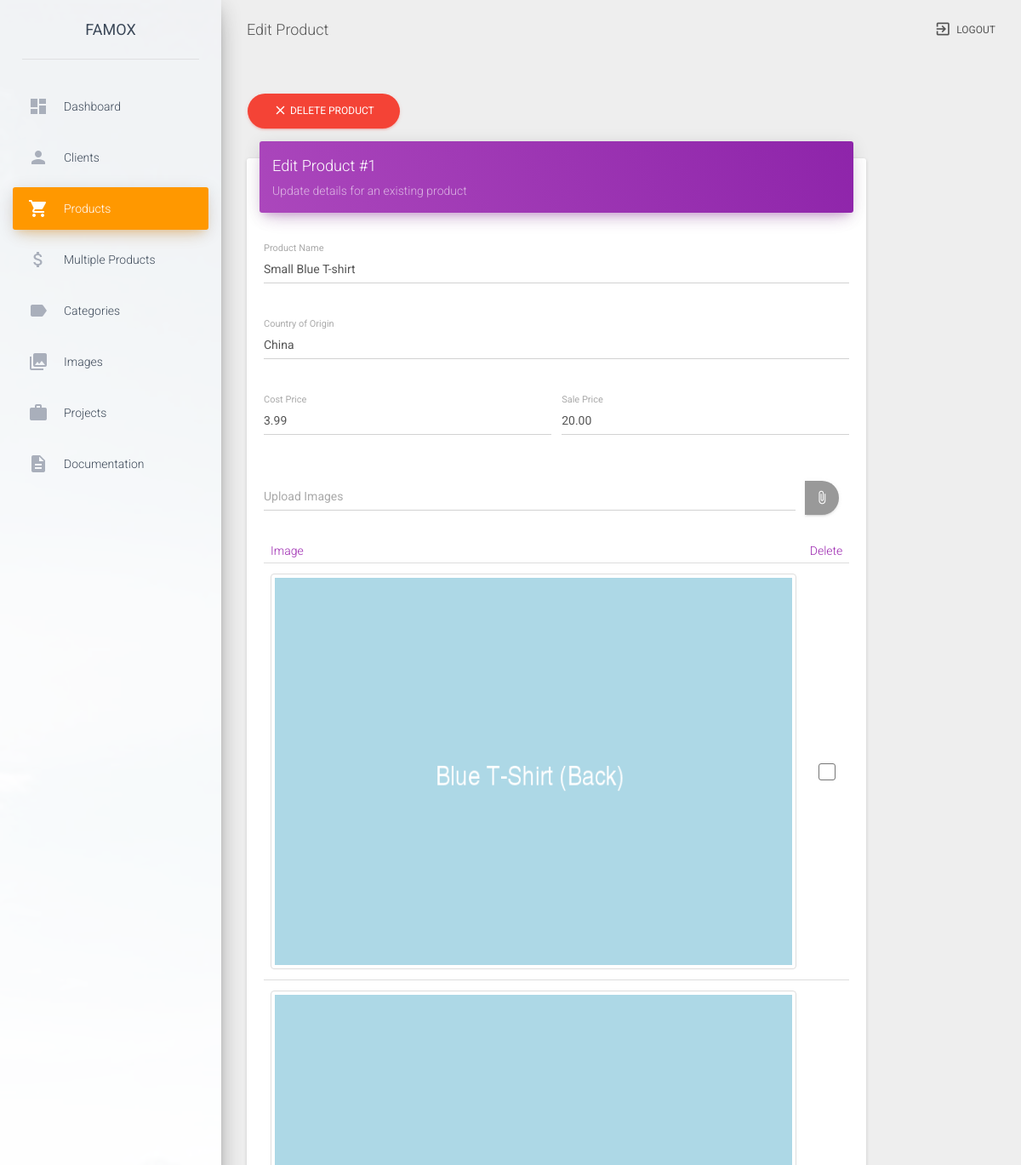
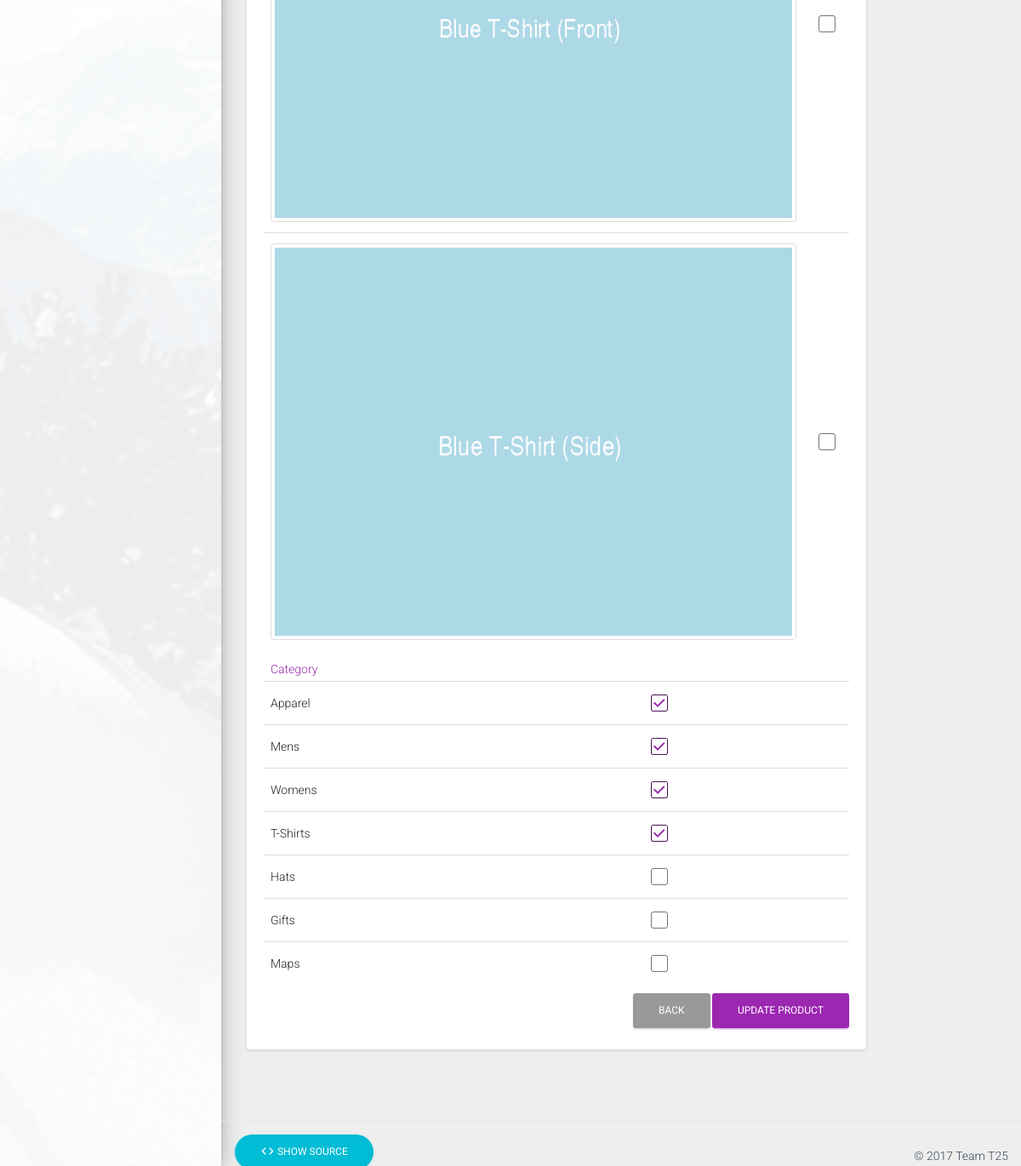
The page /Ass2/products/edit.php?id=1 (signed in) on the database its author committed (2 pictures, top to bottom).
### tables this page shows
CREATE TABLE IF NOT EXISTS `product` (
  `id` INT NOT NULL AUTO_INCREMENT,
  `name` VARCHAR(30) NULL DEFAULT NULL,
  `cost_price` DECIMAL(8,2) NULL DEFAULT NULL,
  `sale_price` DECIMAL(8,2) NULL DEFAULT NULL,
  `country_of_origin` VARCHAR(40) NULL DEFAULT NULL,
  PRIMARY KEY (`id`));

CREATE TABLE IF NOT EXISTS `product_image` (
  `id` INT NOT NULL AUTO_INCREMENT,
  `name` VARCHAR(40) NOT NULL,
  `product_id` INT NOT NULL,
  PRIMARY KEY (`id`, `product_id`),
  INDEX `fk_product_image_product_idx` (`product_id` ASC),
  CONSTRAINT `fk_product_image_product`
    FOREIGN KEY (`product_id`)
    REFERENCES `product` (`id`)
    ON DELETE CASCADE
    ON UPDATE NO ACTION);

CREATE TABLE IF NOT EXISTS `category` (
  `id` INT NOT NULL AUTO_INCREMENT,
  `name` VARCHAR(45) NOT NULL,
  PRIMARY KEY (`id`));

### Ass2/products/edit.php (called while the page is built, shortened)
<?php
  require_once("../config.php");
  require_once("includes/functions.php");
  $product = getProduct($_GET["id"]);
  $product_images = getProductImages($_GET["id"]);
  $product_categories = getProductCategories($_GET["id"]);
  include_once("../includes/header.php");
  include_once("includes/edit_form.php");
  include_once("../includes/footer.php");
?>

### Ass2/products/includes/functions.php (called while the page is built, shortened)
<?php
  require_once("../config.php");
  function getProduct($id) {
    global $conn;
    $query = "SELECT * FROM product WHERE id = ?";
    $pquery = $conn->prepare($query);
    $pquery->bind_param("i", $id);
    $pquery->execute();
    $result = $pquery->get_result();
    return $result->fetch_assoc();
  }
  function getProductCategories($product_id) {
    global $conn;
    $query = "SELECT id, name, !ISNULL(product_id) AS checked
      FROM category LEFT JOIN product_category
      ON category.id = product_category.category_id
      AND product_category.product_id = ?";
    $pquery = $conn->prepare($query);
    $pquery->bind_param("i", $product_id);
    $pquery->execute();
    return $pquery->get_result();
  }
  function getProductImages($product_id) {
    global $conn;
    $query = "SELECT * FROM product_image WHERE product_id = ?";
    $pquery = $conn->prepare($query);
    $pquery->bind_param("i", $product_id);
    $pquery->execute();
    return $pquery->get_result();
  }

### Ass2/products/includes/edit_form.php (the view, shortened to what this page needs)
<div class="container-fluid">
  <div class="row">
    <div class="col-md-10">
      <a href="delete.php?id=<?php echo $product["id"]; ?>" class="confirm-delete">
        <button class="btn btn-danger btn-round">
					<i class="material-icons">close</i> Delete Product
					<div class="ripple-container"></div>
        </button>
      </a>
      <div class="card">
        <div class="card-header" data-background-color="purple">
          <h4 class="title">Edit Product #<?php echo $product["id"]; ?></h4>
          <p class="category">Update details for an existing product</p>
        </div>
        <div class="card-content">
          <form method="post" action="" enctype="multipart/form-data" onSubmit="return famox.validateForm();">
            <div class="row">
              <div class="col-md-12">
                <div class="form-group label-floating">
                  <label class="control-label">Product Name</label>
                  <input type="text" name="name" class="form-control" value="<?php echo $product["name"]; ?>" required>
                </div>
              </div>
            </div>
            <div class="row">
              <div class="col-md-12">
                <div class="form-group label-floating">
                  <label class="control-label">Country of Origin</label>
                  <input type="text" name="country_of_origin" class="form-control" value="<?php echo $product["country_of_origin"]; ?>" required>
                </div>
              </div>
            </div>
            <div class="row">
              <div class="col-md-6">
                <div class="form-group label-floating">
                  <label class="control-label">Cost Price</label>
                  <input type="text" name="cost_price" id="cost_price" class="form-control" value="<?php echo $product["cost_price"]; ?>" required>
                </div>
              </div>
              <div class="col-md-6">
                <div class="form-group label-floating">
                  <label class="control-label">Sale Price</label>
                  <input type="text" name="sale_price" id="sale_price" class="form-control" value="<?php echo $product["sale_price"]; ?>" required>
                </div>
              </div>
            </div>
            <div class="row">
              <div class="col-md-12">
                <div class="form-group label-floating is-empty is-fileinput">
                  <div class="input-group">
                    <input type="text" readonly="" class="form-control" placeholder="Upload Images">
                    <span class="input-group-btn input-group-sm">
                      <button type="button" class="btn btn-fab btn-fab-mini">
                        <i class="material-icons">attach_file</i>
                      </button>
                    </span>
                  </div>
                </div>
              </div>
            </div>
            <?php if ($product_images->num_rows > 0) { ?>
              <table class="table">
                <thead class="text-primary">
                  <th>Image</th>
                  <th>Delete</th>
                </thead>
                <tbody>
                <?php while ($row = $product_images->fetch_array()) { ?>
                  <tr>
                    <td>
                      <img src="../product_images/<?php echo $row["name"] ?>" class="img-thumbnail">
                    </td>
                    <td>
                      <div class="checkbox">
                        <label>
                        </label>
                      </div>
                    </td>
                  </tr>
                <?php } ?>
                </tbody>
              </table>
            <?php } ?>
            <table class="table">
              <thead class="text-primary">
                <th>Category</th>
                <th></th>
              </thead>
              <tbody>
              <?php while ($row = $product_categories->fetch_array()) { ?>
                <tr>
                  <td>
                    <?php echo $row["name"] ?>
                  </td>
                  <td>
                    <div class="checkbox">
                      <label>
                      </label>
                    </div>
                  </td>
                </tr>
              <?php } ?>
              </tbody>
            </table>
            <button type="submit" class="btn btn-primary pull-right">Update Product</button>
            <a href="." class="btn pull-right">Back</a>
            <div class="clearfix"></div>
          </form>
        </div>
      </div>
    </div>
  </div>
</div>

### rows shown on the page
product: id "1", name "Small Blue T-shirt", country_of_origin "China", cost_price "3.99", sale_price "20.00"
product_image: name (picture)
product_image: name (picture)
product_image: name (picture)
category: name "Apparel"
category: name "Mens"
category: name "Womens"
category: name "T-Shirts"
category: name "Hats"
category: name "Gifts"
category: name "Maps"

### other values the page prints
$pageTitle "Edit Product"
